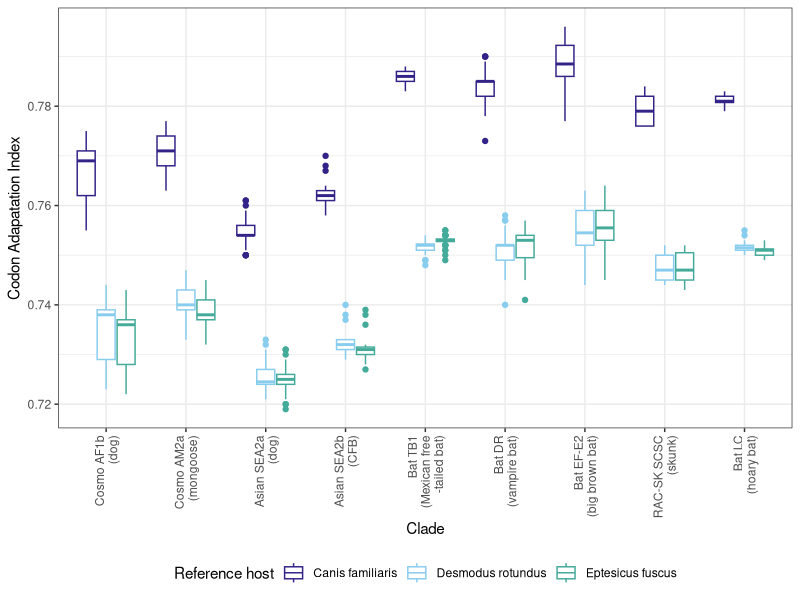
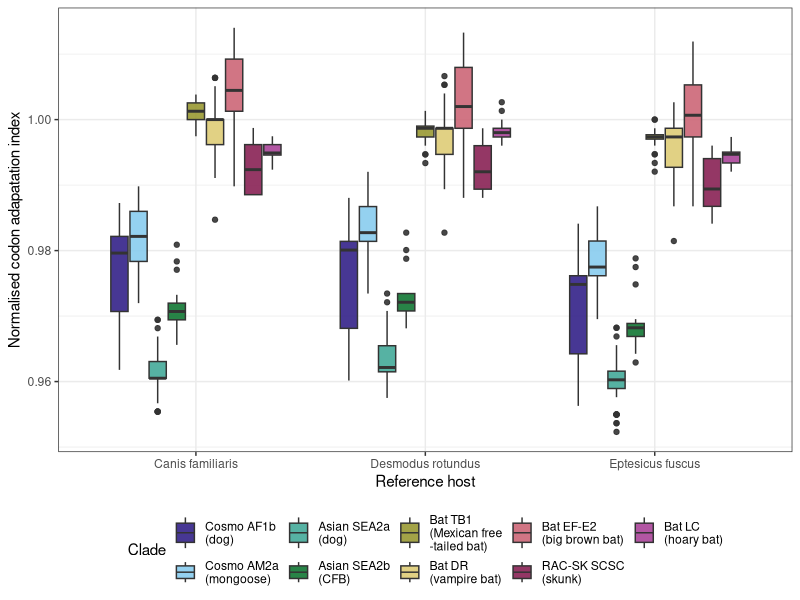

Recreate these plots in R, in order.
library("readxl")
library("ggplot2")
library("ggtext")

df = read.csv("HIVE-CUTS_CAI.csv")

reference = as.data.frame(read_excel("CAI_N.xlsx"))

reference$Clade[reference$Clade == "CFB"] = "Chinese ferret badger"
reference$Clade[reference$Clade == "Dog SEA2a"] = "Dog (SEA2a)"
reference$Clade[reference$Clade == "VB"] = "Vampire bat"
reference$Clade[reference$Clade == "Dog AF1b"] = "Dog (AF1b)"
reference$Clade[reference$Clade == "EF"] = "Big brown bat"
reference$Clade[reference$Clade == "SCSC"] = "Skunk"
reference$Clade[reference$Clade == "TB"] = "Free-tailed bat"


df$clade = reference$Clade



df$clade = factor(df$clade, c("Dog (AF1b)", "Mongoose","Dog (SEA2a)", "Chinese ferret badger",
                              "Free-tailed bat",
                              "Vampire bat", "Big brown bat","Skunk", "Hoary bat"))

my_pal <- c("#332288","#88CCEE","#44AA99","#117733","#999933",
            "#DDCC77","#CC6677","#882255","#AA4499")

library("tidyr")
df2 <- pivot_longer(df, cols=c(Canis_familiaris, Eptesicus_fuscus, Desmodus_rotundus)) 

ggplot(data = df2, aes(x = clade, y = value, color = name))+
  geom_boxplot()+ 
  # geom_jitter(alpha  = 0.4, 
  #       width = 0.4, height = 0) +
  theme_bw()+ 
  scale_color_manual(values = my_pal, labels = c("Canis familiaris",
                     "Desmodus rotundus", "Eptesicus fuscus"),
                     name = "Reference host")+
  scale_x_discrete(labels=c("Cosmo AF1b\n(dog)",
                            "Cosmo AM2a\n(mongoose)",
                            "Asian SEA2a\n(dog)",
                            "Asian SEA2b\n(CFB)",
                            "Bat TB1\n(Mexican free\n-tailed bat)",
                            "Bat DR\n(vampire bat)",
                            "Bat EF-E2\n(big brown bat)",
                            "RAC-SK SCSC\n(skunk)",
                            "Bat LC\n(hoary bat)"))+ 
  ylab("Codon Adapatation Index") +
  xlab("Clade") +
  theme(axis.text.x = element_text(angle = 90, vjust = 0.5, hjust=1),
        axis.title.y = ggtext::element_markdown(), legend.position = "bottom")


canis_familiaris_eCAI = 0.785
desmodus_rotundus_eCAI = 0.753
eptesicus_fuscus_eCAI = 0.755

df2$normalised = NA
df2$normalised[df2$name == "Canis_familiaris"] = df2$value[df2$name == "Canis_familiaris"]/canis_familiaris_eCAI
df2$normalised[df2$name == "Eptesicus_fuscus"] = df2$value[df2$name == "Eptesicus_fuscus"]/eptesicus_fuscus_eCAI
df2$normalised[df2$name == "Desmodus_rotundus"] = df2$value[df2$name == "Desmodus_rotundus"]/desmodus_rotundus_eCAI

ggplot(data = df2, aes(x = name, y = normalised, fill = clade))+
  geom_boxplot(alpha = 0.9)+ 
  theme_bw()+ 
scale_fill_manual(values = my_pal, labels = c("Cosmo AF1b\n(dog)",
                                               "Cosmo AM2a\n(mongoose)",
                                               "Asian SEA2a\n(dog)",
                                               "Asian SEA2b\n(CFB)",
                                               "Bat TB1\n(Mexican free\n-tailed bat)",
                                               "Bat DR\n(vampire bat)",
                                               "Bat EF-E2\n(big brown bat)",
                                               "RAC-SK SCSC\n(skunk)",
                                               "Bat LC\n(hoary bat)"),
                   name = "Clade")+
scale_x_discrete(labels=c("Canis familiaris",
                                               "Desmodus rotundus", "Eptesicus fuscus"))+
  ylab("Normalised codon adapatation index") +
  xlab("Reference host") +
  theme(legend.position = "bottom")

